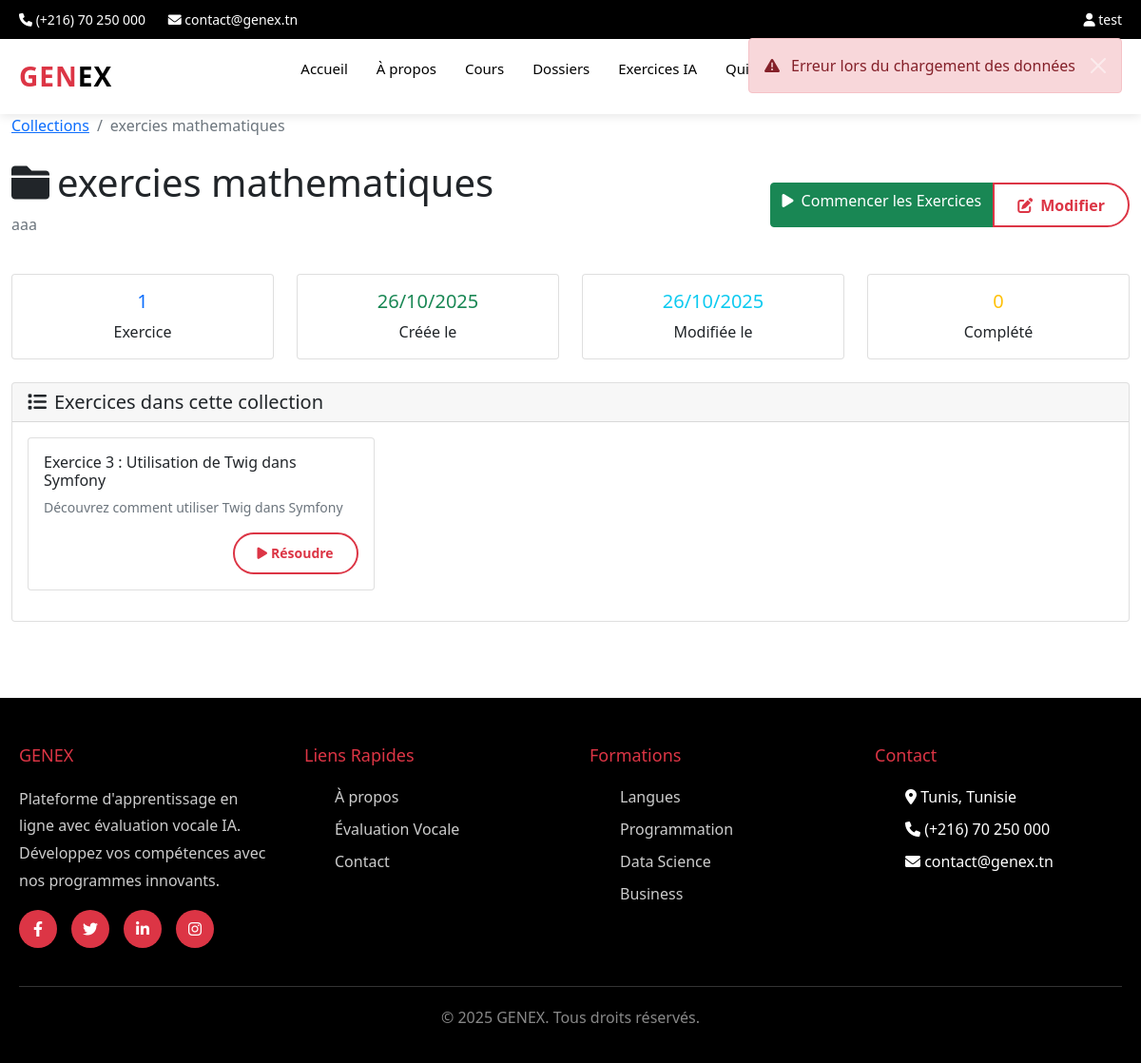
The page /exercises/collections/1/ (signed in) on the database its author committed.
### users/models.py (models this page shows, shortened)
class User(AbstractUser):
    USER_TYPE_CHOICES = (
        ('admin', 'Admin'),
        ('student', 'Student'),
    )
    LEVEL_CHOICES = (
        ('weak', 'Weak'),
        ('medium', 'Medium'),
        ('advanced', 'Advanced'),
    )
    user_type = models.CharField(max_length=10, choices=USER_TYPE_CHOICES, default='student')
    level = models.CharField(max_length=10, choices=LEVEL_CHOICES, blank=True, null=True)
    student_class = models.CharField(max_length=50, blank=True, null=True)
    current_streak = models.IntegerField(default=0, help_text="Current consecutive days with quiz completion")
    longest_streak = models.IntegerField(default=0, help_text="Longest streak ever achieved")
    last_quiz_date = models.DateTimeField(null=True, blank=True, help_text="Last time user completed a quiz")
    THEME_CHOICES = (
        ('light', 'Light'),
        ('dark', 'Dark'),
        ('auto', 'Auto'),
    )
    theme_preference = models.CharField(max_length=10, choices=THEME_CHOICES, default='auto', help_text="User's theme preference")

### exercises/models.py (models this page shows, shortened)
class ExerciseCollection(models.Model):
    user = models.ForeignKey(User, on_delete=models.CASCADE, related_name='exercise_collections')
    name = models.CharField(max_length=100, help_text="Nom de la collection")
    description = models.TextField(blank=True, help_text="Description de la collection")
    color = models.CharField(max_length=7, default='#dc3545', help_text="Couleur de la collection (hex)")
    icon = models.CharField(max_length=50, default='fas fa-folder', help_text="Icône FontAwesome")
    is_public = models.BooleanField(default=False, help_text="Collection visible par d'autres utilisateurs")
    created_at = models.DateTimeField(auto_now_add=True)
    updated_at = models.DateTimeField(auto_now=True)
    class Meta:
        verbose_name = "Collection d'exercices"
        verbose_name_plural = "Collections d'exercices"
        ordering = ['-updated_at']
        unique_together = ['user', 'name']

class ExerciseInCollection(models.Model):
    collection = models.ForeignKey(ExerciseCollection, on_delete=models.CASCADE, related_name='exercises')
    exercise = models.ForeignKey(Exercise, on_delete=models.CASCADE, related_name='in_collections')
    added_at = models.DateTimeField(auto_now_add=True)
    order = models.PositiveIntegerField(default=0, help_text="Ordre d'affichage dans la collection")
    class Meta:
        verbose_name = "Exercice dans collection"
        verbose_name_plural = "Exercices dans collections"
        ordering = ['order', '-added_at']
        unique_together = ['collection', 'exercise']

class Exercise(models.Model):
    title = models.CharField(max_length=200)
    description = models.TextField(blank=True)
    content = models.JSONField(help_text="Contenu structuré de l'exercice")
    solution = models.JSONField(help_text="Solution de l'exercice")
    hints = models.JSONField(default=list, blank=True, help_text="Indices pour l'exercice")
    explanation_video_url = models.URLField(blank=True, help_text="URL de la vidéo d'explication (YouTube, Vimeo, etc.)")
    explanation_video_type = models.CharField(
        max_length=20,
        choices=[
            ('youtube', 'YouTube'),
            ('vimeo', 'Vimeo'),
            ('custom', 'Vidéo personnalisée'),
            ('auto', 'Génération automatique'),
        ],
        default='auto',
        help_text="Type de vidéo d'explication"
    )
    category = models.ForeignKey(ExerciseCategory, on_delete=models.CASCADE, related_name='exercises')
    exercise_type = models.ForeignKey(ExerciseType, on_delete=models.CASCADE, related_name='exercises')
    difficulty = models.ForeignKey(DifficultyLevel, on_delete=models.CASCADE, related_name='exercises')
    created_by = models.ForeignKey(User, on_delete=models.CASCADE, related_name='created_exercises')
    is_ai_generated = models.BooleanField(default=False)
    ai_prompt = models.TextField(blank=True, help_text="Prompt utilisé pour générer l'exercice")
    tags = models.JSONField(default=list, blank=True, help_text="Tags pour la recherche")
    estimated_time = models.IntegerField(default=15, help_text="Temps estimé en minutes")
    points = models.IntegerField(default=10, help_text="Points attribués")
    is_active = models.BooleanField(default=True)
    is_public = models.BooleanField(default=False)
    created_at = models.DateTimeField(auto_now_add=True)
    updated_at = models.DateTimeField(auto_now=True)
    class Meta:
        verbose_name = "Exercice"
        verbose_name_plural = "Exercices"
        ordering = ['-created_at']
        indexes = [
            models.Index(fields=['category', 'difficulty']),
            models.Index(fields=['is_active', 'is_public']),
            models.Index(fields=['created_at']),
        ]

### exercises/views.py (the view)
# urls.py: path('collections/<int:collection_id>/', views.collection_detail, name='collection-detail'),
def collection_detail(request, collection_id):
    if not request.user.is_authenticated:
        return render(request, 'exercises/collection_detail.html', {
            'error': 'Vous devez être connecté pour voir cette collection'
        })
    collection = get_object_or_404(ExerciseCollection, id=collection_id, user=request.user)
    exercises = ExerciseInCollection.objects.filter(collection=collection).select_related('exercise')
    return render(request, 'exercises/collection_detail.html', {
        'collection': collection,
        'exercises': exercises
    })

### templates/exercises/collection_detail.html (shortened to what this page needs)
{% extends 'exercises/base.html' %}
{% block content %}
<div class="container-fluid">
    <div class="row">
        <div class="col-12">
            <nav aria-label="breadcrumb" class="mb-4">
                <ol class="breadcrumb">
                    <li class="breadcrumb-item"><a href="{% url 'exercises:collections-list' %}">Collections</a></li>
                    <li class="breadcrumb-item active">{{ collection.name }}</li>
                </ol>
            </nav>
            {% if error %}
                <div class="alert alert-warning">
                    <i class="fas fa-exclamation-triangle me-2"></i>{{ error }}
                </div>
            {% else %}
                <div class="d-flex justify-content-between align-items-center mb-4">
                    <div>
                        <h1><i class="fas fa-folder me-2"></i>{{ collection.name }}</h1>
                        <p class="text-muted">{{ collection.description|default:"Aucune description" }}</p>
                    </div>
                    <div class="btn-group">
                        <a href="{% url 'exercises:collection-exercises' collection.id %}"
                           class="btn btn-success">
                            <i class="fas fa-play me-2"></i>Commencer les Exercices
                        </a>
                        <button class="btn btn-outline-primary" onclick="editCollection({{ collection.id }})">
                            <i class="fas fa-edit me-2"></i>Modifier
                        </button>
                    </div>
                </div>
                <div class="row mb-4">
                    <div class="col-md-3">
                        <div class="card text-center">
                            <div class="card-body">
                                <h5 class="card-title text-primary">{{ exercises.count }}</h5>
                                <p class="card-text">Exercice{{ exercises.count|pluralize }}</p>
                            </div>
                        </div>
                    </div>
                    <div class="col-md-3">
                        <div class="card text-center">
                            <div class="card-body">
                                <h5 class="card-title text-success">{{ collection.created_at|date:"d/m/Y" }}</h5>
                                <p class="card-text">Créée le</p>
                            </div>
                        </div>
                    </div>
                    <div class="col-md-3">
                        <div class="card text-center">
                            <div class="card-body">
                                <h5 class="card-title text-info">{{ collection.updated_at|date:"d/m/Y" }}</h5>
                                <p class="card-text">Modifiée le</p>
                            </div>
                        </div>
                    </div>
                    <div class="col-md-3">
                        <div class="card text-center">
                            <div class="card-body">
                                <h5 class="card-title text-warning">0</h5>
                                <p class="card-text">Complété{{ exercises.count|pluralize }}</p>
                            </div>
                        </div>
                    </div>
                </div>
                {% if exercises %}
                    <div class="card">
                        <div class="card-header">
                            <h5 class="mb-0"><i class="fas fa-list me-2"></i>Exercices dans cette collection</h5>
                        </div>
                        <div class="card-body">
                            <div class="row">
                                {% for exercise_in_collection in exercises %}
                                    <div class="col-md-6 col-lg-4 mb-3">
                                        <div class="card">
                                            <div class="card-body">
                                                <h6 class="card-title">{{ exercise_in_collection.exercise.title }}</h6>
                                                <p class="card-text text-muted small">
                                                    {{ exercise_in_collection.exercise.description|truncatewords:20 }}
                                                </p>
                                                <div class="d-flex justify-content-between align-items-center">
                                                    <span class="badge bg-{{ exercise_in_collection.exercise.difficulty.color }}">
                                                    </span>
                                                    <a href="{% url 'exercises:exercise-solve' exercise_in_collection.exercise.id %}"
                                                       class="btn btn-sm btn-outline-primary">
                                                        <i class="fas fa-play me-1"></i>Résoudre
                                                    </a>
                                                </div>
                                            </div>
                                        </div>
                                    </div>
                                {% endfor %}
                            </div>
                        </div>
                    </div>
                {% endif %}
            {% endif %}
        </div>
    </div>
</div>
{% endblock %}

### templates/main/base.html (shortened to what this page needs)
{% load static %}
<!doctype html>
<html lang="en">
<head>
    <link rel="stylesheet" href="https://cdnjs.cloudflare.com/ajax/libs/font-awesome/6.4.0/css/all.min.css">
    {% block extra_css %}{% endblock %}
</head>
<body>
    <div class="top-bar">
        <div class="container">
            <div>
                <i class="fas fa-phone"></i> (+216) 70 250 000
                <i class="fas fa-envelope" style="margin-left: 20px;"></i> contact@genex.tn
            </div>
            <div>
                {% if user.is_authenticated %}
                    <a href="{% url 'main:dashboard' %}"><i class="fas fa-user"></i> {{ user.username }}</a>
                {% else %}
                    <a href="{% url 'main:signin' %}">Espace étudiant</a>
                {% endif %}
            </div>
        </div>
    </div>
    <header class="main-header">
        <nav class="navbar">
            <a href="{% url 'main:home' %}" class="logo">
                GEN<span>EX</span>
            </a>
            <ul class="nav-menu">
                <li><a href="{% url 'main:home' %}" class="{% block nav_home %}{% endblock %}">Accueil</a></li>
                <li><a href="{% url 'main:about' %}" class="{% block nav_about %}{% endblock %}">À propos</a></li>
                {% if user.is_authenticated %}
                    <li><a href="{% url 'courses:course_list' %}" class="{% block nav_my_courses %}{% endblock %}">Cours</a></li>
                    <li><a href="{% url 'courses:folder_list' %}" class="{% block nav_folders %}{% endblock %}">Dossiers</a></li>
                    <li><a href="{% url 'exercises:exercise-dashboard' %}" class="{% block nav_exercises %}{% endblock %}">
                         Exercices IA
                    </a></li>
                    <li><a href="{% url 'quizzes:home' %}" class="{% block nav_quizzes %}{% endblock %}">
                         Quizzes
                    </a></li>
                    <li><a href="{% url 'chatbot:chat' %}" class="{% block nav_chatbot %}{% endblock %}">
                    </a></li>
                    <li><a href="{% url 'voice_eval:home' %}" class="{% block nav_voice %}{% endblock %}">Voice Eval</a></li>
                    <li><a href="{% url 'main:signout' %}" class="btn-outline-red">Déconnexion</a></li>
                {% else %}
                    <li><a href="{% url 'main:signin' %}" class="btn-outline-red">Connexion</a></li>
                    <li><a href="{% url 'main:signup' %}" class="btn-red">Inscription</a></li>
                {% endif %}
            </ul>
        </nav>
    </header>
    <main>
        {% block content %}{% endblock %}
    </main>
    <footer class="footer">
        <div class="footer-container">
            <div class="footer-grid">
                <div>
                    <h4>GENEX</h4>
                    <p style="color: #ccc; line-height: 1.8;">
                        Plateforme d'apprentissage en ligne avec évaluation vocale IA.
                        Développez vos compétences avec nos programmes innovants.
                    </p>
                    <div class="social-links">
                        <a href="#"><i class="fab fa-facebook-f"></i></a>
                        <a href="#"><i class="fab fa-twitter"></i></a>
                        <a href="#"><i class="fab fa-linkedin-in"></i></a>
                        <a href="#"><i class="fab fa-instagram"></i></a>
                    </div>
                </div>
                <div>
                    <h4>Liens Rapides</h4>
                    <ul>
                        <li><a href="{% url 'main:about' %}">À propos</a></li>
                        <li><a href="{% url 'voice_eval:home' %}">Évaluation Vocale</a></li>
                        <li><a href="#">Contact</a></li>
                    </ul>
                </div>
                <div>
                    <h4>Formations</h4>
                    <ul>
                        <li><a href="#">Langues</a></li>
                        <li><a href="#">Programmation</a></li>
                        <li><a href="#">Data Science</a></li>
                        <li><a href="#">Business</a></li>
                    </ul>
                </div>
                <div>
                    <h4>Contact</h4>
                    <ul>
                        <li><i class="fas fa-map-marker-alt"></i> Tunis, Tunisie</li>
                        <li><i class="fas fa-phone"></i> (+216) 70 250 000</li>
                        <li><i class="fas fa-envelope"></i> contact@genex.tn</li>
                    </ul>
                </div>
            </div>
            <div class="footer-bottom">
                <p>&copy; <script>document.write(new Date().getFullYear());</script> GENEX. Tous droits réservés.</p>
            </div>
        </div>
    </footer>
</body>
</html>

### rows shown on the page
User: username "test"
ExerciseCollection: name "exercies mathematiques", description "aaa", created_at "26/10/2025", updated_at "26/10/2025"
ExerciseInCollection: exercise "Exercice 3 : Utilisation de Twig dans Symfony", exercise.description "Découvrez comment utiliser Twig dans Symfony"

### other values the page prints
{{ exercises.count }} "1"
